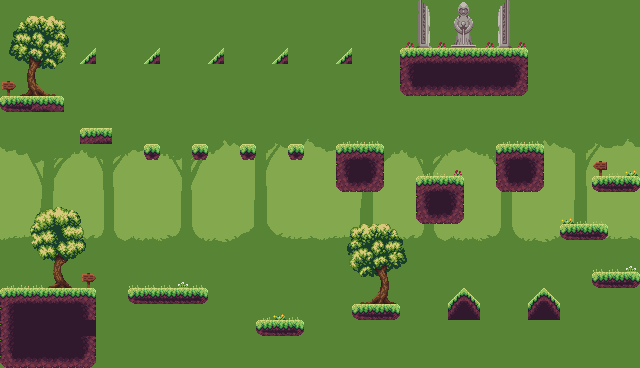

Rendered tile map (Tiled .tmx) drawn with the repository's tilesets; below, a short description and the map source with its tile grids summarised:
An orthogonal 40x23 tile map with 16x16 px tiles, 3 tile layers (Background, Terrain, Props), 3 tilesets.

<map version="1.10" tiledversion="1.11.2" orientation="orthogonal" renderorder="right-down" width="40" height="23" tilewidth="16" tileheight="16" infinite="0" nextlayerid="6" nextobjectid="1">
 <tileset firstgid="1" source="tsx/Tiles.tsx" />
 <tileset firstgid="281" source="tsx/backgrounds.tsx" />
 <tileset firstgid="2885" source="tsx/props.tsx" />
 <layer id="3" name="Background" width="40" height="23">
  <data>[920 cells, 920 non-empty, 280 distinct tile ids]</data>
 </layer>
 <layer id="2" name="Terrain" width="40" height="23">
  <data>[920 cells, 124 non-empty, 17 distinct tile ids]</data>
 </layer>
 <layer id="5" name="Props" width="40" height="23">
  <data>[920 cells, 123 non-empty, 69 distinct tile ids]</data>
 </layer>
</map>
